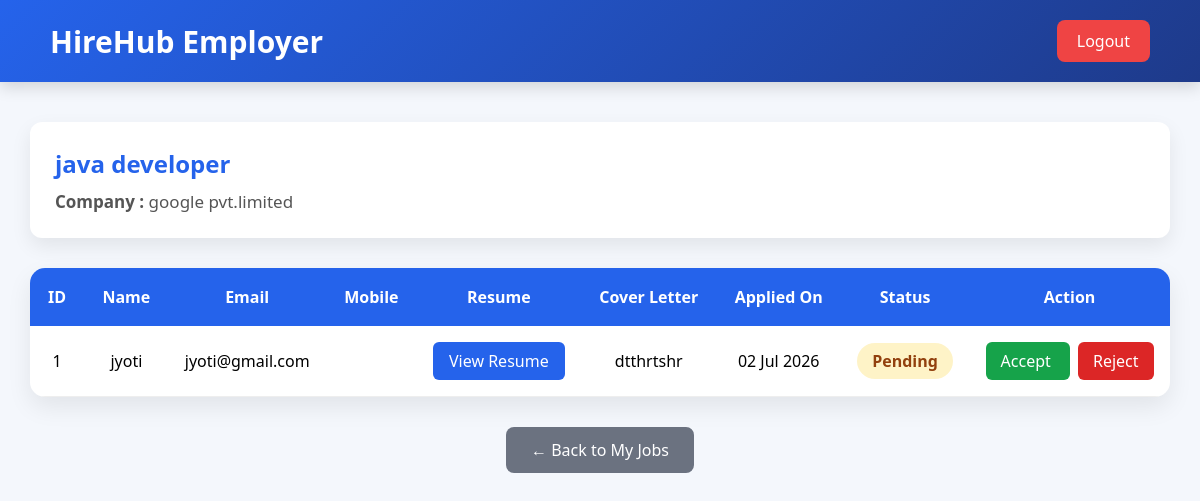
/employer/view_applicants/1/ (signed in), run on an earlier commit of the app's database.
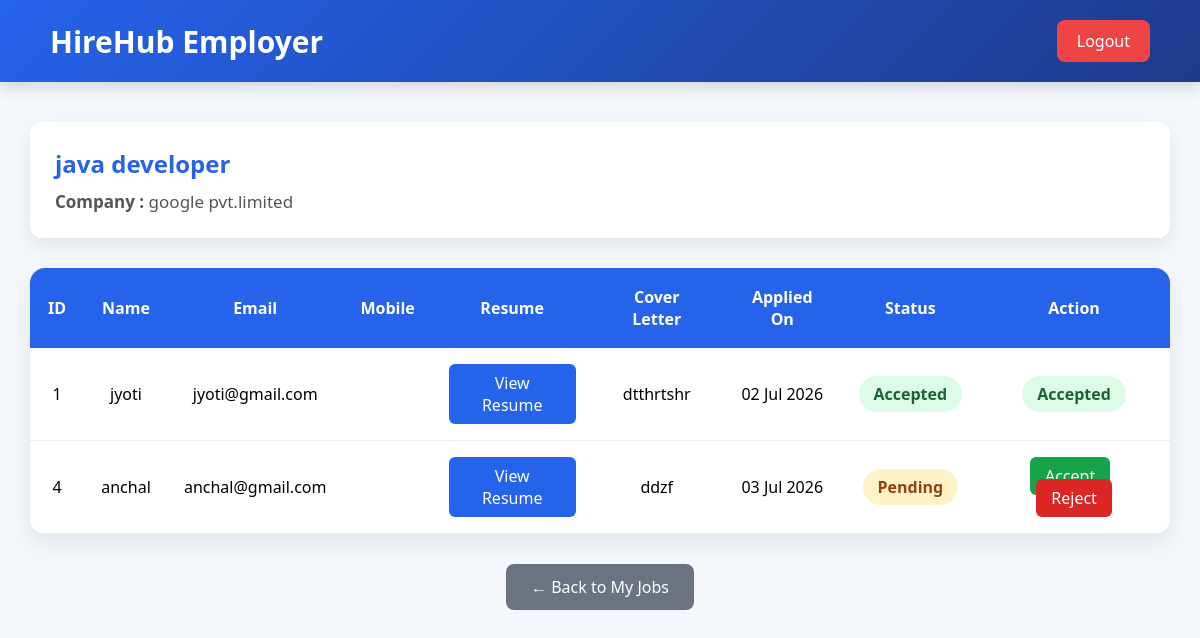
And on a later commit of the database.
### employer/models.py (models this page shows, shortened)
class applied_jobs(models.Model):
    job = models.ForeignKey(
        Job,
        on_delete=models.CASCADE
    )
    jobseeker = models.ForeignKey(
        'jobseeker.Jobseekerreg',
        on_delete=models.CASCADE
    )
    resume=models.FileField(upload_to='resumes/',
        null=True,
        blank=True
    )
    cover_letter = models.TextField(blank=True)
    applied_on = models.DateTimeField(auto_now_add=True)
    status = models.CharField(max_length=20, default='Pending')

### jobseeker/models.py (models this page shows, shortened)
class Jobseekerreg(models.Model):
    name=models.CharField(max_length=100)
    email=models.EmailField(max_length=100)
    mobile=models.CharField(max_length=10)
    password=models.CharField(max_length=100)
    regdate=models.DateField(auto_now_add=True)

### employer/views.py (the view)
# urls.py: path('view_applicants/<int:job_id>/', views.view_applicants, name='view_applicants'),
def view_applicants(request, job_id):
    if "employer_id" not in request.session:
        return redirect("employer_login")
    employer = Employerreg.objects.get(id=request.session["employer_id"])
    job = Job.objects.get(id=job_id, employer=employer)
    applicants = applied_jobs.objects.filter(job=job)
    return render(request, "employer/view_applicants.html", {"employer": employer, "job": job, "applicants": applicants})

### employer/templates/employer/view_applicants.html (shortened to what this page needs)
<!DOCTYPE html>
<html lang="en">
<head>
</head>
<body>
<div class="header">
<h2>HireHub Employer</h2>
<a href="#" class="logout">
Logout
</a>
</div>
<div class="container">
<div class="title">
<h2>{{ job.job_title }}</h2>
<p>
<strong>Company :</strong>
{{ job.company_name }}
</p>
</div>
<div class="table-box">
<table>
<tr>
<th>ID</th>
<th>Name</th>
<th>Email</th>
<th>Mobile</th>
<th>Resume</th>
<th>Cover Letter</th>
<th>Applied On</th>
<th>Status</th>
<th>Action</th>
</tr>
{% for app in applicants %}
<tr>
<td>{{ app.id }}</td>
<td>{{ app.jobseeker.name }}</td>
<td>{{ app.jobseeker.email }}</td>
<td>{{ app.jobseeker.mobile_number }}</td>
<td>
{% if app.resume %}
<a href="{{ app.resume.url }}" class="resume" target="_blank">
View Resume
</a>
{% else %}
No Resume
{% endif %}
</td>
<td>
{{ app.cover_letter|truncatewords:10 }}
</td>
<td>
{{ app.applied_on|date:"d M Y" }}
</td>
<td>
{% if app.status == "Pending" %}
<span class="pending">
Pending
</span>
{% elif app.status == "Accepted" %}
<span class="accepted">
Accepted
</span>
{% else %}
<span class="rejected">
Rejected
</span>
{% endif %}
</td>
<td>
{% if app.status == "Pending" %}
<a href="{% url 'accept_application' app.id %}" class="accept">
Accept
</a>
<a href="{% url 'reject_application' app.id %}" class="reject">
Reject
</a>
{% elif app.status == "Accepted" %}
<span class="accepted">
Accepted
</span>
{% else %}
<span class="rejected">
Rejected
</span>
{% endif %}
</td>
</tr>
{% empty %}
<tr>
<td colspan="9" class="empty">
No Applicants Yet
</td>
</tr>
{% endfor %}
</table>
</div>
<div class="bottom">
<a href="{% url 'my_jobs' %}" class="back">
← Back to My Jobs
</a>
</div>
</div>
</body>
</html>

What changed in the data, as far as the page shows it:
changed applied_jobs "dtthrtshr": status "Pending Accept Reject" → "Accepted Accepted"
added applied_jobs: id "4", jobseeker.name "anchal", jobseeker.email "anchal@gmail.com", cover_letter "ddzf", applied_on "03 Jul 2026", status "Pending"
